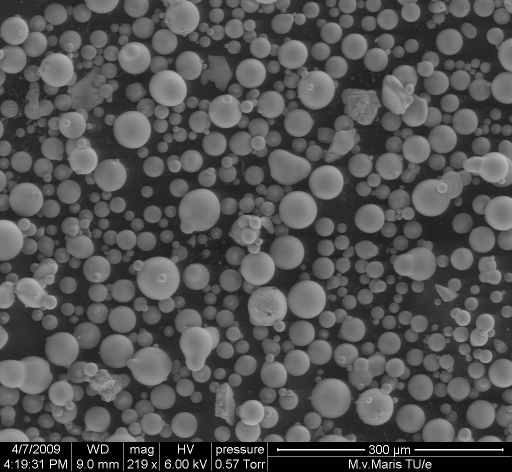
%> input picture matlab/tracking/NavinTracker072415_under_progress2/stats_and_math/geometry/measuretool/example_glass_particles.tif, 1024 x 943 px (shown at 1/2 size)
$ octave --eval "result = im2bw_ent(imread('../stats_and_math/geometry/measuretool/example_glass_particles.tif'));"   (GNU Octave 9; MATLAB toolbox functions it lacks are replaced by stand-ins)
%> lines starting %> are read from the running program, lines starting %| are printed output that depends on the picture; in (x1, y1, x2, y2) boxes, pixels count from 0 and x2, y2 are one past the last pixel; in counts of white or black regions, pixels touching at a corner belong together; the program's own positions count from 1
function [BW, thresh] = im2bw_ent(IM)
% This fucntion convert an intensity image to a binary image
% by using Entropy-based method
%
% Usage: BW = im2bw_ent(IM)
% Input: IM -> Input Image
% Output: BW -> Segmented Image
%
% Example:
% IM = imread('house.jpg');
% BW = im2bw_ent(IM);
% imagesc(BW)
%
% Reference: E.R.Davies Machine Vision 3rd Edition
% by Hidetoshi Nishimura


% size of input image
dim = size(IM);
%> dim = [943 1024]
% Change input image to gray scale
leng = length(dim);
%> leng = 2
if leng == 3
    IM = rgb2gray(IM);
end

% histgram of input image
ihis = imhist(IM);
%> ihis = 256 values, max 53438 at index 1, min 0 at index 2, mean 3772

leng = length(ihis);
%> leng = 256
para = zeros(1,leng);
for k = 2:leng-1
    % intensity of class A
    classa = ihis(1:k);
    ind = (classa==0);
    classa = classa+ind;
    clear ind
    % intensity of class B
    classb = ihis(k+1:end);
    ind = (classb==0);
    classb = classb+ind;
    clear ind
    % probability distribution of class A
    Pa = classa/(dim(1,1)*dim(1,2));
    % probability distribution of class B
    Pb = classb/(dim(1,1)*dim(1,2));
    % parameters to decide threshold
    para1 = log2(sum(Pa));
    para2 = log2(sum(Pb));
    logpa = log2(Pa);
    logpb = log2(Pb);
    para3 = -sum(Pa.*logpa)/sum(Pa);
    para4 = -sum(Pb.*logpb)/sum(Pb);
    % parameter which has to be maximized
    para(1,k) = abs(para1+para2+para3+para4);
    clear classa classb logpa logpb
end
%> this loop made 254 passes
%> (para1, para2, para3, para4) on passes 16 to 18: (-4.18, -0.082, 4.18, 6.83), (-4.18, -0.082, 4.18, 6.83), (-4.18, -0.082, 4.18, 6.83)
%> after the loop, para = 256 values, max 11.42 at index 103, min 0 at index 1, mean 8.82

% find threshold
[maxv,row] = max(para);
%> maxv = 11.42; row = 103
thresh = row-1;
%> thresh = 102
% segment input image
BW = (IM>=thresh);
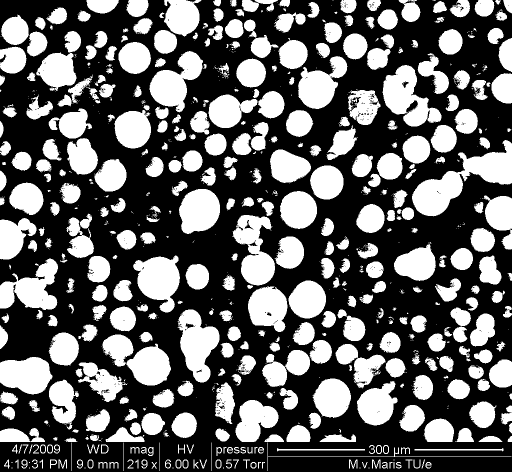
%> BW: size 943x1024 logical (shown at 1/2 size); 39% white; 964 white regions (535 under 20 px), largest, box (x1, y1, x2, y2) and area: (824, 280, 1024, 433) 11415, (765, 130, 883, 253) 7353, (355, 619, 439, 765) 7108

thresh = thresh/255;
%> thresh = 0.4

return;
end
